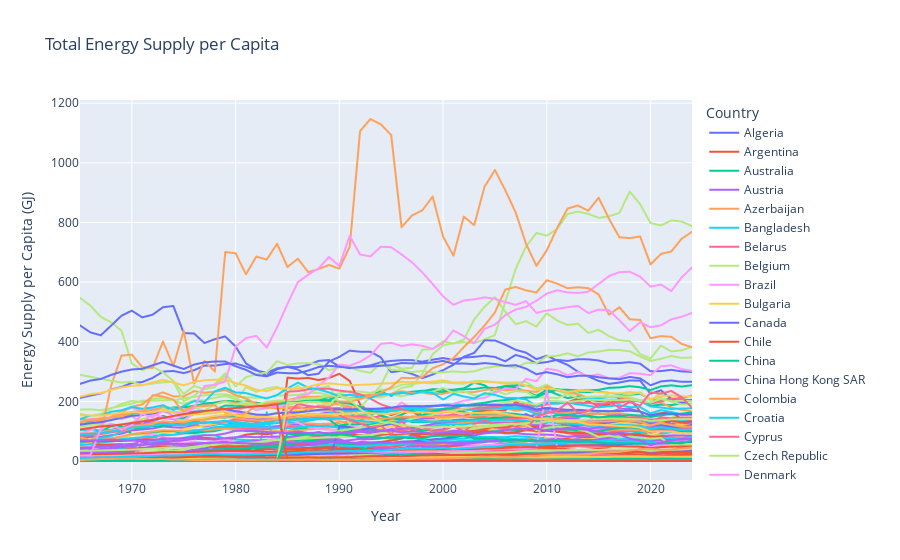

The notebook cell saved with this chart:
### Code cell
# First, plot all 105 countries in a single graph to get an initial sense of the overall pattern.
fig = px.line(
    energy_supply_per_capita,
    x="Year",
    y="Value",
    color="Country",
    title="Total Energy Supply per Capita",
    labels={"Value": "Energy Supply per Capita (GJ)"}
)
fig.show()
